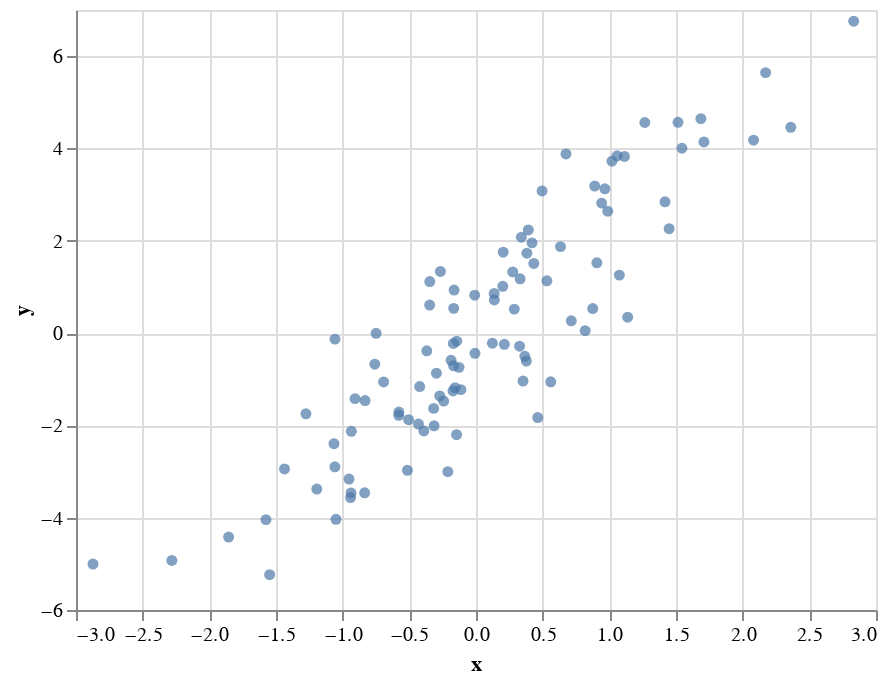

Notebook code for this chart:
### Code cell
alt.Chart(df).mark_circle().encode(
    x="x",
    y="y"
).interactive()

### Figure 1 — Vega-Lite specification as saved in the notebook (floating-point values rounded to 4 significant figures)
{"config": {"view": {"continuousWidth": 400, "continuousHeight": 300}}, "data": {"name": "data-2f6f77f004769eddc9c3b48a8dde59a1"}, "mark": "circle", "encoding": {"x": {"type": "quantitative", "field": "x"}, "y": {"type": "quantitative", "field": "y"}}, "selection": {"selector001": {"type": "interval", "bind": "scales", "encodings": ["x", "y"]}}, "$schema": "https://vega.github.io/schema/vega-lite/v4.8.1.json", "datasets": {"data-2f6f77f004769eddc9c3b48a8dde59a1": [{"x": 0.3402, "y": 2.078}, {"x": -0.935, "y": -2.128}, {"x": -0.1723, "y": -1.254}, {"x": -1.548, "y": -5.234}, {"x": -0.1457, "y": -2.202}, {"x": 1.075, "y": 1.256}, {"x": -1.058, "y": -0.1313}, {"x": -1.194, "y": -3.379}, {"x": -0.5784, "y": -1.711}, {"x": 0.4203, "y": 1.955}, {"x": -0.3146, "y": -2.009}, {"x": 0.675, "y": 3.881}, {"x": -0.7492, "y": -0.003923}, {"x": -1.065, "y": -2.396}, {"x": -0.4223, "y": -1.159}, {"x": -0.007728, "y": -0.4371}, {"x": 1.545, "y": 4.005}, {"x": -0.3477, "y": 0.6074}, {"x": 0.2754, "y": 1.324}, {"x": -0.9072, "y": -1.421}, {"x": -1.436, "y": -2.944}, {"x": 1.449, "y": 2.261}, {"x": -0.1673, "y": 0.5355}, {"x": -0.6928, "y": -1.059}, {"x": -0.9406, "y": -3.564}, {"x": 1.058, "y": 3.842}, {"x": -0.9373, "y": -3.462}, {"x": 0.9424, "y": 2.816}, {"x": 0.9064, "y": 1.523}, {"x": 0.9663, "y": 3.127}, {"x": 0.3269, "y": -0.2843}, {"x": 1.687, "y": 4.646}, {"x": 1.515, "y": 4.567}, {"x": -0.391, "y": -2.121}, {"x": 2.172, "y": 5.643}, {"x": -0.3694, "y": -0.3841}, {"x": 0.3778, "y": -0.6056}, {"x": 2.082, "y": 4.178}, {"x": 0.1377, "y": 0.7168}, {"x": -0.8352, "y": -3.461}, {"x": 0.8756, "y": 0.531}, {"x": -0.2423, "y": -1.474}, {"x": 0.2125, "y": -0.2423}, {"x": -0.5794, "y": -1.782}, {"x": -0.187, "y": -0.5904}, {"x": -0.3175, "y": -1.632}, {"x": -2.281, "y": -4.927}, {"x": -0.5055, "y": -1.878}, {"x": 0.8186, "y": 0.05199}, {"x": 1.418, "y": 2.845}, {"x": 2.833, "y": 6.757}, {"x": 0.3529, "y": -1.04}, {"x": 0.2872, "y": 0.5192}, {"x": 0.2041, "y": 1.752}, {"x": -0.1274, "y": -0.7429}, {"x": 0.123, "y": -0.2188}, {"x": -0.009831, "y": 0.8199}, {"x": 0.3662, "y": -0.5028}, {"x": -0.1447, "y": -0.1749}, {"x": 0.6338, "y": 1.873}, {"x": -1.276, "y": -1.749}, {"x": -0.1643, "y": 0.9326}, {"x": -2.872, "y": -5.004}, {"x": -0.267, "y": 1.335}, {"x": 0.3817, "y": 1.73}, {"x": -0.5143, "y": -2.974}, {"x": -0.759, "y": -0.6748}, {"x": -0.2721, "y": -1.362}, {"x": 1.266, "y": 4.563}, {"x": 0.1361, "y": 0.8599}, {"x": 0.5315, "y": 1.133}, {"x": 0.9879, "y": 2.642}, {"x": 0.4957, "y": 3.079}, {"x": 0.331, "y": 1.177}, {"x": 0.4632, "y": -1.83}, {"x": 2.361, "y": 4.457}, {"x": -0.8321, "y": -1.462}, {"x": -1.05, "y": -4.034}, {"x": -1.575, "y": -4.042}, {"x": -1.856, "y": -4.419}, {"x": 0.2009, "y": 1.013}, {"x": 0.3925, "y": 2.234}, {"x": -0.2111, "y": -3.002}, {"x": 0.7143, "y": 0.2665}, {"x": 1.02, "y": 3.724}, {"x": -0.4313, "y": -1.971}, {"x": 1.709, "y": 4.141}, {"x": -0.1133, "y": -1.226}, {"x": -1.058, "y": -2.897}, {"x": 0.4337, "y": 1.509}, {"x": -0.3464, "y": 1.116}, {"x": 1.138, "y": 0.3436}, {"x": -0.9522, "y": -3.163}, {"x": 1.113, "y": 3.827}, {"x": 0.5605, "y": -1.056}, {"x": 0.8904, "y": 3.185}, {"x": -0.1569, "y": -1.184}, {"x": -0.2969, "y": -0.8694}, {"x": -0.1679, "y": -0.7094}, {"x": -0.1698, "y": -0.2255}]}}
